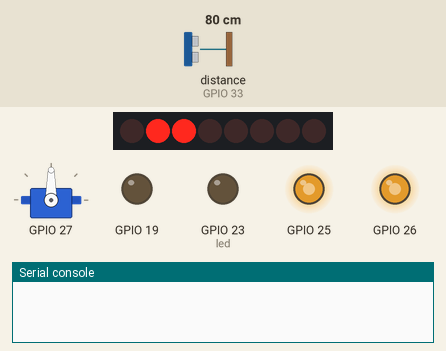
Simulated run of this program. Board: ESP32 board running MicroPython. On the bench: 8 shift-register outputs drawn as a row of LEDs (first output left, lit = HIGH), servo, output pins drawn as LEDs (lit = HIGH), the last lines printed to the serial console. Dashed ring = blinking. The inputs (shaded band) are chosen by the test bench; at power-on: distance to the obstacle (sensor on GPIO 33) 80 cm. The echo pulse lasts 58.3 µs per cm; WiFi joins after 1.5 s; no MQTT or app messages arrive unless stated; servo angles are drawn from the pulse width (0.5 ms = 0°, 2.5 ms = 180°); pins used as bus, display or sensor lines are not drawn.

Above: at 1.2 s.
1.3 s: distance to the obstacle (sensor on GPIO 33) set to 29 cm
4.3 s: distance to the obstacle (sensor on GPIO 33) set to 24 cm
At 5.93 s:
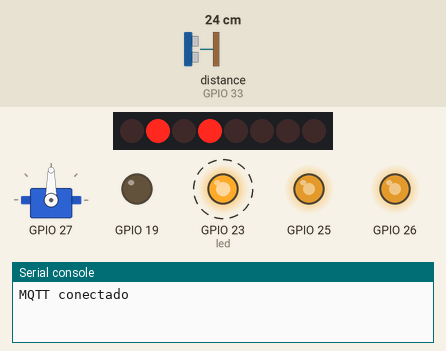
6.8 s: distance to the obstacle (sensor on GPIO 33) set to 2 cm
At 7.82 s:
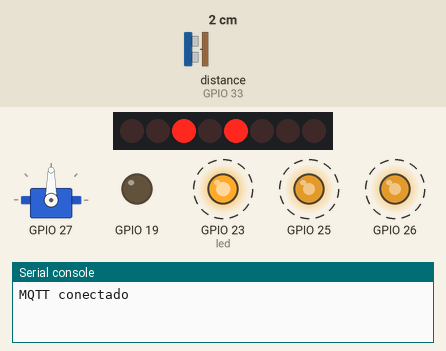
12.0 s: distance to the obstacle (sensor on GPIO 33) set to 35 cm
At 13.07 s:
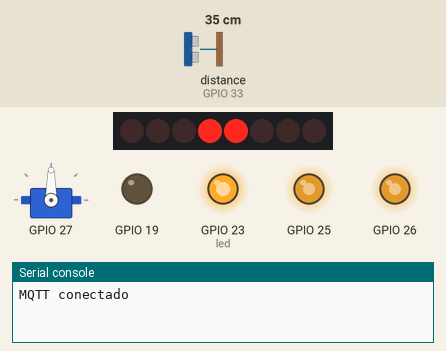
Timing chart, 0 to 15.3 s (numbered marks = the images above; inputs shaded):
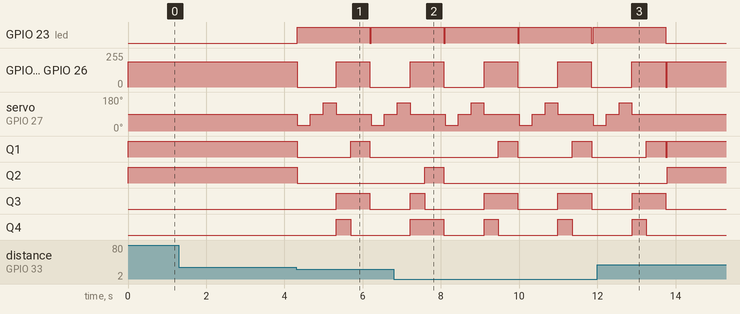

Measured:
- the behaviour switches between 26 and 25 cm on distance to the obstacle (sensor on GPIO 33) (found by bisection; images 0 and 1)
- after the input at 4.3 s, GPIO 23 (led): LOW → HIGH at once, → LOW 1.8 s later, → HIGH 0.05 s later; GPIO 25: 191/255 → 0/255 at once, → 191/255 0.99 s later, → 0/255 0.86 s later
- after the input at 12.0 s, GPIO 23 (led): goes on until 13.7 s, then stays LOW; servo on GPIO 27: goes on until 12.9 s, then stays 90°

The program:

main.py
```python
import time
import json
import network
from machine import Pin
from umqtt.simple import MQTTClient

import config
from drivers import L293DShield, UltrasonicHCSR04, ServoSG90
from rover_fsm import RoverFSM


class ResilientMQTT:
    """Enlace WiFi/MQTT no bloqueante que tolera desconexiones."""

    def __init__(self, on_command):
        self.wlan = network.WLAN(network.STA_IF)
        self.wlan.active(True)
        self.client = None
        self.connected = False
        self.on_command = on_command
        self._last_attempt = -10000

    def _mqtt_cb(self, topic, msg):
        try:
            data = json.loads(msg.decode())
            self.on_command(data)
        except Exception as exc:
            print("Comando inválido:", exc)

    def ensure_connection(self):
        now = time.ticks_ms()
        if not self.wlan.isconnected():
            self.connected = False
            if time.ticks_diff(now, self._last_attempt) > 5000:
                self._last_attempt = now
                try:
                    self.wlan.connect(config.WIFI_SSID, config.WIFI_PASS)
                except Exception:
                    pass
            return

        if not self.connected and time.ticks_diff(now, self._last_attempt) > 4000:
            self._last_attempt = now
            try:
                self.client = MQTTClient(
                    config.CLIENT_ID,
                    config.MQTT_BROKER,
                    port=config.MQTT_PORT,
                    keepalive=15,
                )
                self.client.set_callback(self._mqtt_cb)
                self.client.connect()
                self.client.subscribe(config.TOPIC_COMMANDS)
                self.connected = True
                print("MQTT conectado")
            except Exception as exc:
                self.connected = False
                print("Sin MQTT (modo autónomo local):", exc)

    def poll(self):
        if not self.connected:
            return
        try:
            self.client.check_msg()
        except Exception:
            self.connected = False

    def publish(self, payload_dict):
        if not self.connected:
            return
        try:
            self.client.publish(config.TOPIC_TELEMETRY, json.dumps(payload_dict))
        except Exception:
            self.connected = False

    def get_rssi(self):
        if self.wlan.isconnected():
            try:
                return self.wlan.status("rssi")
            except Exception:
                pass
        return -100


def run():
    motors = L293DShield(
        config.PIN_LATCH, config.PIN_CLK, config.PIN_DATA, config.PIN_ENABLE,
        config.PIN_PWM_LEFT, config.PIN_PWM_RIGHT,
        config.INVERT_LEFT, config.INVERT_RIGHT,
    )
    sensor = UltrasonicHCSR04(config.PIN_TRIG, config.PIN_ECHO)
    servo = ServoSG90(config.PIN_SERVO)
    led = Pin(config.PIN_LED, Pin.OUT, value=0)

    rover = RoverFSM(
        motors, sensor, servo, led,
        umbral_cm=config.DEFAULT_UMBRAL_CM,
        speed_pct=config.DEFAULT_SPEED_PCT,
        scan_angles=config.SCAN_ANGLES,
    )

    net = ResilientMQTT(on_command=rover.apply_command)
    last_pub = 0

    while True:
        # 1. Prioridad máxima: control físico local (funciona sin red)
        important_event = rover.step()

        # 2. Enlace de red oportunista (nunca bloquea la evasión)
        net.ensure_connection()
        net.poll()

        now = time.ticks_ms()
        if important_event or time.ticks_diff(now, last_pub) >= 250:
            last_pub = now
            net.publish(rover.telemetry_dict(rssi=net.get_rssi()))

        time.sleep_ms(40)


run()
```

config.py
```python
# --- Red WiFi y MQTT ---
WIFI_SSID = "TU_RED_WIFI"
WIFI_PASS = "TU_PASSWORD"
MQTT_BROKER = "broker.hivemq.com"   # O la IP local de tu PC con Mosquitto
MQTT_PORT = 1883
CLIENT_ID = "roverscan_esp32_01"

TOPIC_TELEMETRY = b"roverscan/telemetria"
TOPIC_COMMANDS = b"roverscan/comandos"

# --- Pines Shield L293D (74HC595 + PWM M1/M2) ---
PIN_LATCH = 16
PIN_CLK = 17
PIN_DATA = 18
PIN_ENABLE = 19
PIN_PWM_LEFT = 25   # M1 (D11 en shield)
PIN_PWM_RIGHT = 26  # M2 (D3 en shield)

# Cambia a True si algún motor gira al revés sin tener que recablear
INVERT_LEFT = False
INVERT_RIGHT = False

# --- Pines Sensores y Actuadores ---
PIN_SERVO = 27
PIN_TRIG = 32
PIN_ECHO = 33
PIN_LED = 23

# --- Parámetros iniciales de navegación ---
DEFAULT_UMBRAL_CM = 25
DEFAULT_SPEED_PCT = 75
SCAN_ANGLES = (30, 90, 150)
```

drivers.py
```python
from machine import Pin, PWM, time_pulse_us
import time


class L293DShield:
    """Driver POO para el Shield Arduino L293D (registro 74HC595 + PWM)."""

    # Mapa oficial de bits del 74HC595 en el Shield L293D v1
    M1_A = 1 << 2
    M1_B = 1 << 3
    M2_A = 1 << 1
    M2_B = 1 << 4

    def __init__(self, latch, clk, data, enable, pwm_left, pwm_right,
                 invert_left=False, invert_right=False):
        self.latch = Pin(latch, Pin.OUT, value=0)
        self.clk = Pin(clk, Pin.OUT, value=0)
        self.data = Pin(data, Pin.OUT, value=0)
        self.enable = Pin(enable, Pin.OUT, value=0)  # LOW habilita salidas

        self.pwm_left = PWM(Pin(pwm_left), freq=1000)
        self.pwm_right = PWM(Pin(pwm_right), freq=1000)

        self.invert_left = invert_left
        self.invert_right = invert_right
        self._latch_state = 0
        self.stop()

    def _shift_out(self, byte_val):
        self.latch.value(0)
        for bit in range(7, -1, -1):
            self.clk.value(0)
            self.data.value((byte_val >> bit) & 1)
            self.clk.value(1)
        self.latch.value(1)

    def _set_motor_bits(self, bit_a, bit_b, direction, invert):
        if invert:
            direction = -direction
        self._latch_state &= ~(bit_a | bit_b)
        if direction > 0:
            self._latch_state |= bit_a
        elif direction < 0:
            self._latch_state |= bit_b

    def _pct_to_u16(self, speed_pct):
        clamped = max(0, min(100, int(speed_pct)))
        return int(clamped * 655.35)

    def drive(self, left_dir, right_dir, speed_pct):
        """left_dir y right_dir aceptan -1 (atrás), 0 (alto), 1 (adelante)."""
        self._set_motor_bits(self.M1_A, self.M1_B, left_dir, self.invert_left)
        self._set_motor_bits(self.M2_A, self.M2_B, right_dir, self.invert_right)
        self._shift_out(self._latch_state)

        duty = self._pct_to_u16(speed_pct)
        self.pwm_left.duty_u16(duty if left_dir != 0 else 0)
        self.pwm_right.duty_u16(duty if right_dir != 0 else 0)

    def forward(self, speed_pct):
        self.drive(1, 1, speed_pct)

    def backward(self, speed_pct):
        self.drive(-1, -1, speed_pct)

    def turn_left(self, speed_pct):
        self.drive(-1, 1, speed_pct)

    def turn_right(self, speed_pct):
        self.drive(1, -1, speed_pct)

    def stop(self):
        self.drive(0, 0, 0)


class UltrasonicHCSR04:
    """Sensor ultrasónico con timeout seguro para evitar cuelgues."""

    def __init__(self, trig_pin, echo_pin, timeout_us=25000):
        self.trig = Pin(trig_pin, Pin.OUT, value=0)
        self.echo = Pin(echo_pin, Pin.IN)
        self.timeout_us = timeout_us

    def read_cm(self):
        self.trig.value(0)
        time.sleep_us(2)
        self.trig.value(1)
        time.sleep_us(10)
        self.trig.value(0)

        duration = time_pulse_us(self.echo, 1, self.timeout_us)
        if duration < 0:
            return 400.0  # Sin obstáculo en rango
        return round((duration * 0.0343) / 2.0, 1)


class ServoSG90:
    """Controlador PWM a 50 Hz para servomotor SG90 (0 a 180 grados)."""

    def __init__(self, pin_num):
        self.pwm = PWM(Pin(pin_num), freq=50)
        self.angle = 90
        self.move(90)

    def move(self, angle):
        angle = max(0, min(180, int(angle)))
        self.angle = angle
        # Pulso de 0.5 ms (0°) a 2.5 ms (180°) sobre periodo de 20 ms
        duty = int(((0.5 + (angle / 180.0) * 2.0) / 20.0) * 65535)
        self.pwm.duty_u16(duty)
```

rover_fsm.py
```python
import time


class RoverFSM:
    """Máquina de estados local para navegación y evasión autónoma."""

    def __init__(self, motors, sensor, servo, led, umbral_cm=25, speed_pct=75,
                 scan_angles=(30, 90, 150)):
        self.motors = motors
        self.sensor = sensor
        self.servo = servo
        self.led = led

        self.umbral_cm = umbral_cm
        self.speed_pct = speed_pct
        self.scan_angles = scan_angles

        self.state = "AVANZANDO"
        self.last_distance = 100.0
        self.evasiones = 0

        self._scan_idx = 0
        self._scan_results = {}
        self._action_until = 0
        self._evade_phase = 0
        self._turn_dir = "LEFT"

    def apply_command(self, cmd_dict):
        cmd = cmd_dict.get("cmd", "").upper()
        valor = cmd_dict.get("valor")

        if cmd == "STOP":
            self.state = "PAUSADO_REMOTO"
            self.motors.stop()
            self.led.value(1)
        elif cmd == "RESUME":
            self.servo.move(90)
            self.state = "AVANZANDO"
            self.led.value(0)
        elif cmd == "SET_UMBRAL" and valor is not None:
            self.umbral_cm = max(10, min(100, int(valor)))
        elif cmd == "SET_SPEED" and valor is not None:
            self.speed_pct = max(30, min(100, int(valor)))
        elif cmd == "SCAN":
            self._start_scan(manual=True)

    def _start_scan(self, manual=False):
        self.motors.stop()
        self.led.value(1)
        self.state = "ESCANEANDO_MANUAL" if manual else "ESCANEANDO"
        self._scan_idx = 0
        self._scan_results = {}
        self.servo.move(self.scan_angles[0])
        self._action_until = time.ticks_add(time.ticks_ms(), 320)

    def step(self):
        """Ejecuta un ciclo corto de control. Retorna True si hay nueva lectura relevante."""
        now = time.ticks_ms()

        if self.state == "PAUSADO_REMOTO":
            self.motors.stop()
            return False

        if self.state == "AVANZANDO":
            self.last_distance = self.sensor.read_cm()
            if self.last_distance <= self.umbral_cm:
                self._start_scan(manual=False)
                return True
            self.led.value(0)
            self.motors.forward(self.speed_pct)
            return False

        if self.state in ("ESCANEANDO", "ESCANEANDO_MANUAL"):
            if time.ticks_diff(now, self._action_until) < 0:
                return False

            angle = self.scan_angles[self._scan_idx]
            dist = self.sensor.read_cm()
            self.last_distance = dist
            self._scan_results[angle] = dist
            self._scan_idx += 1

            if self._scan_idx < len(self.scan_angles):
                self.servo.move(self.scan_angles[self._scan_idx])
                self._action_until = time.ticks_add(now, 320)
                return True

            # Fin del barrido: regresar al centro y decidir
            self.servo.move(90)
            if self.state == "ESCANEANDO_MANUAL":
                self.state = "PAUSADO_REMOTO"
                return True

            dist_right = self._scan_results.get(self.scan_angles[0], 0)
            dist_left = self._scan_results.get(self.scan_angles[-1], 0)
            self._turn_dir = "LEFT" if dist_left >= dist_right else "RIGHT"

            self.evasiones += 1
            self.state = "EVADIENDO"
            self._evade_phase = 0
            self.motors.backward(self.speed_pct)
            self._action_until = time.ticks_add(now, 350)
            return True

        if self.state == "EVADIENDO":
            if time.ticks_diff(now, self._action_until) < 0:
                return False

            if self._evade_phase == 0:
                self._evade_phase = 1
                if self._turn_dir == "LEFT":
                    self.motors.turn_left(self.speed_pct)
                else:
                    self.motors.turn_right(self.speed_pct)
                self._action_until = time.ticks_add(now, 450)
                return False

            self.motors.stop()
            self.led.value(0)
            self.state = "AVANZANDO"
            return True

        return False

    def telemetry_dict(self, rssi=-100):
        return {
            "ts": time.ticks_ms(),
            "modo": "REAL",
            "estado": self.state,
            "angulo": self.servo.angle,
            "distancia_cm": self.last_distance,
            "umbral_cm": self.umbral_cm,
            "velocidad": self.speed_pct,
            "evasiones": self.evasiones,
            "rssi": rssi,
        }
```
